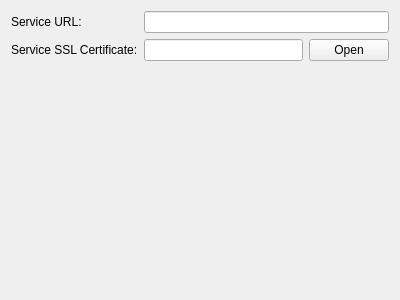
<?xml version="1.0" encoding="UTF-8"?>
<ui version="4.0">
 <class>ServiceConfigurationWidget</class>
 <widget class="QWidget" name="ServiceConfigurationWidget">
  <property name="geometry">
   <rect>
    <x>0</x>
    <y>0</y>
    <width>400</width>
    <height>300</height>
   </rect>
  </property>
  <property name="windowTitle">
   <string>Form</string>
  </property>
  <layout class="QFormLayout" name="formLayout">
   <item row="0" column="0">
    <widget class="QLabel" name="serviceURLLabel">
     <property name="text">
      <string>Service URL:</string>
     </property>
    </widget>
   </item>
   <item row="0" column="1">
    <widget class="QLineEdit" name="serviceURLLineEdit"/>
   </item>
   <item row="1" column="0">
    <widget class="QLabel" name="CAPathLabel">
     <property name="text">
      <string>Service SSL Certificate:</string>
     </property>
    </widget>
   </item>
   <item row="1" column="1">
    <layout class="QHBoxLayout" name="horizontalLayout_2">
     <item>
      <widget class="QLineEdit" name="CAPathLineEdit"/>
     </item>
     <item>
      <widget class="QPushButton" name="openCAPushButton">
       <property name="text">
        <string>Open</string>
       </property>
      </widget>
     </item>
    </layout>
   </item>
  </layout>
 </widget>
 <resources/>
 <connections>
  <connection>
   <sender>openCAPushButton</sender>
   <signal>clicked()</signal>
   <receiver>ServiceConfigurationWidget</receiver>
   <slot>openCAPath()</slot>
   <hints>
    <hint type="sourcelabel">
     <x>352</x>
     <y>49</y>
    </hint>
    <hint type="destinationlabel">
     <x>199</x>
     <y>149</y>
    </hint>
   </hints>
  </connection>
 </connections>
 <slots>
  <slot>openCAPath()</slot>
 </slots>
</ui>
